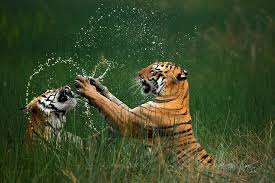
#> input picture images/dv.jpg, 275 x 183 px
$ python main.py images/dv.jpg
#> lines starting #> are read from the running program, lines starting #| are printed output that depends on the picture; long printed decimals are rounded
#> in main, anh is the input picture: shape (183, 275, 3); mean B, G, R 42.8, 75.5, 61.7
from __future__ import annotations

import argparse
from pathlib import Path

import cv2
import numpy as np


def parse_args() -> argparse.Namespace:
    bo_phan_tich = argparse.ArgumentParser(
        description="Chuyen doi anh bang bien doi logarit: s = c * log(1 + r)."
    )
    bo_phan_tich.add_argument("input", help="Duong dan anh dau vao.")
    bo_phan_tich.add_argument(
        "-o",
        "--output",
        help="Duong dan anh dau ra. Mac dinh se them hau to _log.",
    )
    return bo_phan_tich.parse_args()


def build_output_path(input_path: Path, output_path: str | None) -> Path:
    if output_path:

        return Path(output_path)
    return input_path.with_name(f"{input_path.stem}_log{input_path.suffix}")


def log_transform(
    image: np.ndarray, c_value: float | None = None
) -> tuple[np.ndarray, float, float]:


    anh_so_thuc = image.astype(np.float32)
    gia_tri_anh_lon_nhat = float(anh_so_thuc.max())
#> gia_tri_anh_lon_nhat = 255
    if c_value is None:
        gia_tri_c = 255.0 / np.log1p(gia_tri_anh_lon_nhat)
#> gia_tri_c = 45.99
    else:

        gia_tri_c = c_value
    print(f"Gia tri c su dung: {gia_tri_c}")
#| Gia tri c su dung: 45.986
    anh_sau_bien_doi = gia_tri_c * np.log1p(anh_so_thuc)
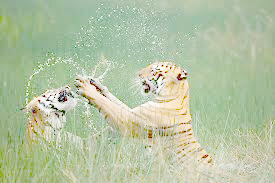
#> anh_sau_bien_doi: shape (183, 275, 3) float32; mean B, G, R 164.4, 195.9, 181.8

    return anh_sau_bien_doi.astype(image.dtype), gia_tri_c, gia_tri_anh_lon_nhat


def main() -> None:
    tham_so = parse_args()
    duong_dan_vao = Path(tham_so.input)
    duong_dan_ra = build_output_path(duong_dan_vao, tham_so.output)

    anh = cv2.imread(str(duong_dan_vao), cv2.IMREAD_UNCHANGED)
    if anh is None:
        raise FileNotFoundError(f"Khong doc duoc anh: {duong_dan_vao}")

    anh_sau_bien_doi, gia_tri_c, gia_tri_anh_lon_nhat = log_transform(anh)
#> gia_tri_c = 45.99; gia_tri_anh_lon_nhat = 255
    duong_dan_ra.parent.mkdir(parents=True, exist_ok=True)

    if not cv2.imwrite(str(duong_dan_ra), anh_sau_bien_doi):
        raise RuntimeError(f"Khong luu duoc anh dau ra: {duong_dan_ra}")

    print(f"Da luu anh sau bien doi tai: {duong_dan_ra}")
    print(f"c = {gia_tri_c}")
#| c = 45.986
    print("Cong thuc ap dung: s = c * log(1 + r)")


if __name__ == "__main__":
    main()
